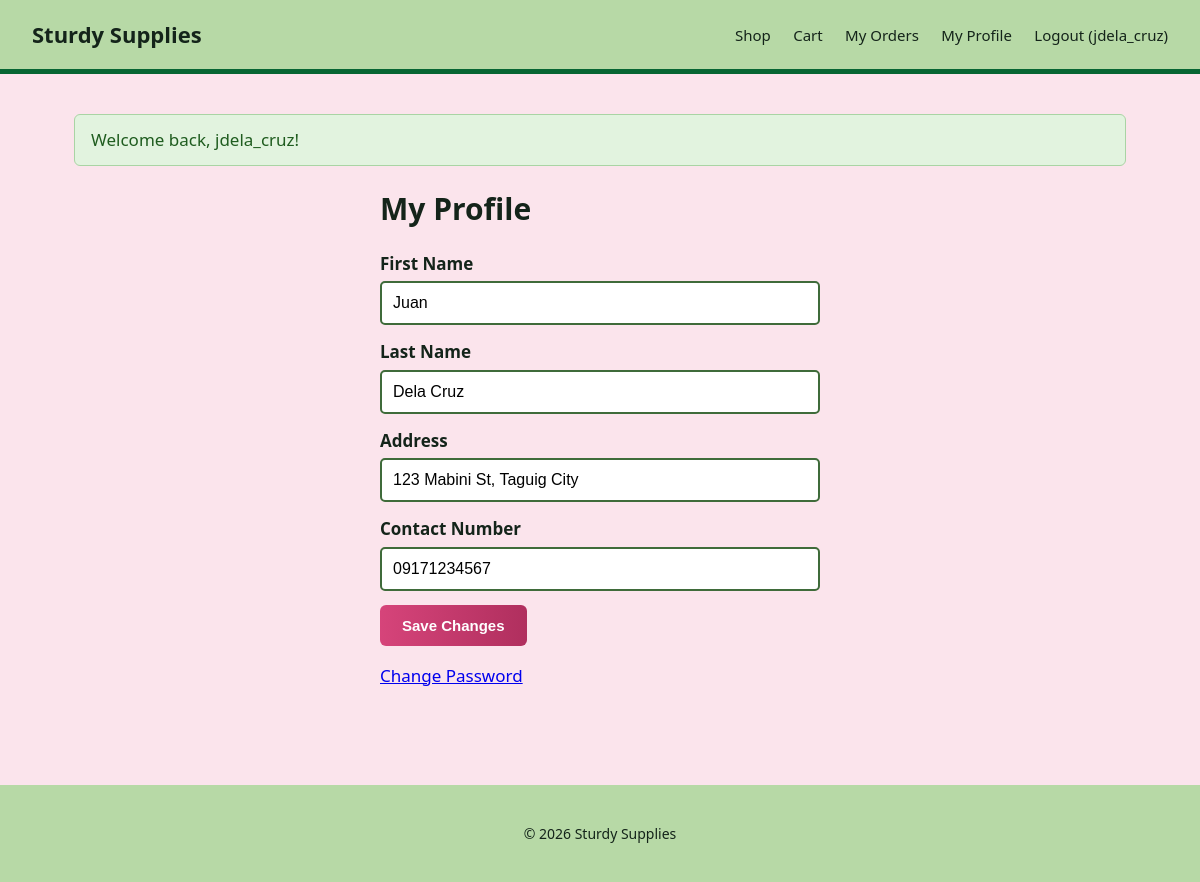
The app's page /user/profile.php (signed in) with its own data.
### tables this page shows
CREATE TABLE customer (
  customer_id  INT AUTO_INCREMENT PRIMARY KEY,
  user_id      INT NOT NULL UNIQUE,
  fname        VARCHAR(45) NOT NULL,
  lname        VARCHAR(45) NOT NULL,
  address      VARCHAR(150) NOT NULL,
  contact      VARCHAR(11) NOT NULL,
  CONSTRAINT fk_customer_user
    FOREIGN KEY (user_id) REFERENCES users(user_id)
    ON DELETE CASCADE
);

### user/profile.php (the view, shortened to what this page needs)
<?php
include('../includes/config.php');
include('../includes/alert.php');
$result = mysqli_execute_query($conn, "SELECT * FROM customer WHERE user_id = ?", [$_SESSION['user_id']]);
$customer = mysqli_fetch_assoc($result);
$fname = $customer['fname'] ?? '';
$lname = $customer['lname'] ?? '';
$address = $customer['address'] ?? '';
$contact = $customer['contact'] ?? '';
include('../includes/header.php');
?>
<div class="auth-box">
<h1>My Profile</h1>
<form method="post" action="">
  <label>First Name
    <input type="text" name="fname" value="<?= htmlspecialchars($fname) ?>" required>
  </label>
  <label>Last Name
    <input type="text" name="lname" value="<?= htmlspecialchars($lname) ?>" required>
  </label>
  <label>Address
    <input type="text" name="address" value="<?= htmlspecialchars($address) ?>" required>
  </label>
  <label>Contact Number
    <input type="text" name="contact" value="<?= htmlspecialchars($contact) ?>" required maxlength="11">
  </label>
  <button type="submit">Save Changes</button>
</form>
<p><a href="<?= BASE_URL ?>/user/change_password.php">Change Password</a></p>
</div>
<?php include('../includes/footer.php'); ?>

### assets/css/style.css (style rules this page uses)
:root { --teal-dark: #0C343C; --green-mid: #076633; --lime: #C5DF2A; --bg: #fbe4ec; --card-bg: #ffffff; --border-green: #3f6b3a; --text-dark: #14241a; --header-bg: #b7d9a6; }
* { box-sizing: border-box; }
body { font-family: 'Segoe UI', Arial, sans-serif; margin: 0; color: var(--text-dark); background: var(--bg); font-size: 17px; line-height: 1.5; min-height: 100vh; display: flex; flex-direction: column; }
h1 { font-size: 30px; margin-bottom: 20px; }
.auth-box { max-width: 440px; margin: 0 auto; }
form label { display: block; margin-bottom: 14px; font-weight: 600; }
form input, form select { width: 100%; padding: 11px; margin-top: 5px; border: 2px solid var(--border-green); border-radius: 5px; font-size: 16px; box-sizing: border-box; }
button { background: linear-gradient(90deg, #d6447a 0%, #b02f5e 100%); color: #ffffff; font-weight: 700; border: none; padding: 12px 22px; border-radius: 6px; cursor: pointer; font-size: 15px; transition: transform 0.15s ease, box-shadow 0.15s ease, filter 0.15s ease; }

### records on screen
customer: fname "Juan", lname "Dela Cruz", address "123 Mabini St, Taguig City", contact "09171234567"

### other values on screen
$_SESSION['username'] "jdela_cruz"
$message "Welcome back, jdela_cruz!"
